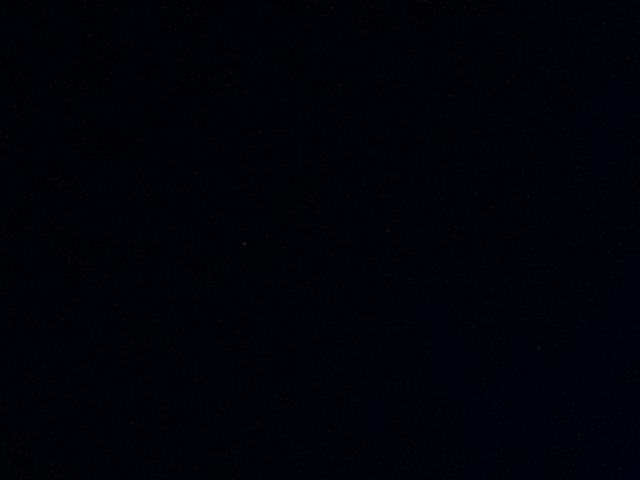
#> input picture test_images/still_01.jpg, 640 x 480 px, given in place of test_images, which was not available
$ python goal_vision.py ../test_images
#> lines starting #> are read from the running program, lines starting #| are printed output that depends on the picture
"""
goal_vision.py
==============
カメラ (Raspberry Pi Camera Module v2 / IMX219) の色検知によるゴール検知と、
超音波センサによる「0m ゴール到達」確認の判定ロジック。

TRC2027/sensor/goal_vision.py

━━━━━━━━━━━━━━━━━━━━━━━━━━━━━━━━━━━━━━━━━━━━━━━━━━━━━━━━
設計方針:
    * OpenCV (python3-opencv) があれば OpenCV 版、無ければ numpy 版で動く
      (backend="auto")。OpenCV 版は
        - 画素単位のモルフォロジー処理 + connectedComponentsWithStats で正確な領域抽出
        - 輪郭から形状 (縦長か・下が広いか・塗りつぶし率) を評価し、
          コーンらしくない赤 (赤い線・横長の赤い物体など) を除外
        - INTER_AREA 縮小 + ガウシアンぼかしでノイズに強い
      numpy 版は OpenCV が壊れている/未インストールの場合の保険
      (8x8 セル単位の近似ラベリング、形状評価なし)。
    * 色検知の手法は参考リポジトリを踏襲:
        - YutakaOkutani/cansat-system (lib/cone_detect.py):
            赤の HSV 2レンジ (H 0〜16 / 165〜179)、画面の明るさ (V の中央値)
            に応じて S/V 閾値を動かす適応閾値、占有率 + 画面端接触で近距離判定
        - FROM-THE-EARTH/F.T.E.15th (NSE2025/Re-Star-t/library/detect_corn.py):
            最大連結成分の重心 x (0〜1) で左右操舵、小さすぎる成分はノイズ除去、
            画面に対する面積比で「到達」判定
    * 0m 到達の最終判定はカメラだけで決めず、停止した状態で超音波を複数回
      測って中央値・ばらつきを見る (cansat-system mission/goal.py と同じ考え方)。
      判定ロジックは純粋関数 (judge_goal / judge_backoff / judge_after_push)
      にしてあり、実機なしでユニットテストできる。

単体実行 (画像ファイルに対して検知を試す):
    python3 sensor/goal_vision.py test_images/xxx.jpg --save-debug out.jpg
━━━━━━━━━━━━━━━━━━━━━━━━━━━━━━━━━━━━━━━━━━━━━━━━━━━━━━━━
"""

import math
import threading
import time
from dataclasses import dataclass, field

import numpy as np

# OpenCV は import だけで約 40MB 使う (Pi Zero 2 W 実測) ため、モジュール読み込み時には
# import せず、OpenCV 版の検知器を作るとき (= Phase5 開始時) に初めて読み込む。
cv2 = None


def load_cv2() -> bool:
    """OpenCV を (まだなら) import する。使えれば True。"""
    global cv2
    if cv2 is not None:
        return True
    try:
        import cv2 as _cv2
        cv2 = _cv2
        return True
    except Exception:      # 未インストール / 共有ライブラリ不足など
        return False

# ===========================================================================
# 色空間変換
# ===========================================================================

# [26 lines left out: function rgb_to_hsv_u8, not called in this run]


# ===========================================================================
# 検知結果
# ===========================================================================

@dataclass
class GoalDetection:
    detected: bool = False
    area_ratio: float = 0.0     # 採用した連結成分の画素数 / 全画素
    frame_ratio: float = 0.0    # 画面全体でゴール色と判定された画素の割合
    cx: float = 0.5             # 重心 x (0=左端, 1=右端)
    cy: float = 0.5             # 重心 y (0=上端, 1=下端)
    bbox: tuple = (0, 0, 0, 0)  # (x, y, w, h) [px, 処理画像上]
    edge_touch: int = 0         # bbox が接している画面の辺の数 (0〜4)
    is_near: bool = False       # 近距離 (超音波確認に入ってよい大きさ)
    is_contact: bool = False    # 画面を覆うほど大きい (接触寸前/接触)
    s_min: int = 0              # 実際に使った S 閾値
    v_min: int = 0              # 実際に使った V 閾値
    proc_ms: float = 0.0
    width: int = 0
    height: int = 0
    backend: str = ""
    shape_score: float = -1.0   # コーンらしさ 0〜1 (-1 = 未評価: numpy 版 / 近距離 / 小さすぎる)
    aspect: float = 0.0         # bbox の 高さ/幅
    n_candidates: int = 0       # 面積下限を超えた色領域の数

    # [4 lines left out: function offset, not called in this run]

    def summary(self) -> str:
        if not self.detected:
            return (f"det=0 frame={self.frame_ratio:.3f} "
                    f"S>={self.s_min} V>={self.v_min} {self.proc_ms:.0f}ms")
        shape = f" shape={self.shape_score:.2f}" if self.shape_score >= 0 else ""
        return (f"det=1 area={self.area_ratio:.3f} cx={self.cx:.2f} cy={self.cy:.2f} "
                f"edge={self.edge_touch} near={int(self.is_near)} contact={int(self.is_contact)}"
                f"{shape} S>={self.s_min} V>={self.v_min} {self.proc_ms:.0f}ms")


# ===========================================================================
# 色検知器
# ===========================================================================

# 赤 (OpenCV H スケール)。cansat-system の default_hsv_ranges を参考に、
# 茶色い土・枯れ草を拾いにくいよう上限を 12 に少し狭めている。
RED_HUE_RANGES = ((0, 12), (165, 179))


class ColorGoalDetector:
    """
    単色ゴール検知器 (backend="auto" | "cv2" | "numpy")。

    共通の色判定:
      2. HSV 変換 → 色相レンジ & S/V 閾値でマスク
         (adaptive_sv=True なら画面の明るさに応じて S/V 閾値を調整)
      3. red_margin / red_max_gb_ratio が指定されていれば
         R - max(G, B) >= red_margin かつ max(G, B) <= red_max_gb_ratio * R も要求
         (茶色の土・肌色・夕方の地面など「彩度はあるが赤くない」ものを除外。
          例: 土 RGB(100,60,40) は H≈10 で色相だけでは赤に入ってしまう)
    OpenCV 版 (_detect_cv2):
      4. オープン (点ノイズ除去) → クローズ (コーンの白帯・影で割れた領域をつなぐ)
      5. connectedComponentsWithStats で領域を列挙し、面積の大きい順に評価
      6. 遠〜中距離で画面端に触れていない領域は形状を評価し (_shape_score)、
         コーンらしくないもの (横長・下がすぼまる等) を除外。
         score = 面積 × (0.5 + 形状) で最良の領域を採用
    numpy 版 (_detect_numpy):
      4. cell×cell 画素のセルに区切り、ゴール色画素が cell_fill 以上のセルを
         ON とした粗いグリッドで 8 近傍ラベリング (点ノイズはセル単位で落ちる)
      5. 最大の連結成分を採用 (形状評価なし)
    どちらも 面積比・重心・bbox・画面端接触・近距離/接触 を返す。
    """

    def __init__(self,
                 hue_ranges=RED_HUE_RANGES,
                 s_min=100, v_min=70,
                 adaptive_sv=True,
                 red_margin=30,
                 red_max_gb_ratio=0.55,
                 work_width=320,
                 cell=8,
                 cell_fill=0.30,
                 min_area_ratio=0.0015,
                 near_area_ratio=0.20,
                 contact_area_ratio=0.55,
                 contact_edge_touch=2,
                 backend="auto",
                 shape_min_score=0.25,
                 shape_min_height_px=14,
                 max_candidates=5):
        self.hue_ranges = tuple(hue_ranges)
        self.s_min = int(s_min)
        self.v_min = int(v_min)
        self.adaptive_sv = adaptive_sv
        self.red_margin = red_margin
        self.red_max_gb_ratio = red_max_gb_ratio
        self.work_width = int(work_width)
        self.cell = int(cell)
        self.cell_fill = float(cell_fill)
        self.min_area_ratio = float(min_area_ratio)
        self.near_area_ratio = float(near_area_ratio)
        self.contact_area_ratio = float(contact_area_ratio)
        self.contact_edge_touch = int(contact_edge_touch)
        self.shape_min_score = float(shape_min_score)
        self.shape_min_height_px = int(shape_min_height_px)
        self.max_candidates = int(max_candidates)
        if backend == "auto":
            backend = "cv2" if load_cv2() else "numpy"
        if backend == "cv2" and not load_cv2():
            raise RuntimeError("backend='cv2' が指定されたが OpenCV (cv2) を import できない")
        if backend not in ("cv2", "numpy"):
            raise ValueError(f"unknown backend: {backend}")
        self.backend = backend
        self.last_mask = None
        if backend == "cv2":
            self._k_open = cv2.getStructuringElement(cv2.MORPH_ELLIPSE, (3, 3))
            self._k_close = cv2.getStructuringElement(cv2.MORPH_ELLIPSE, (7, 7))

    # ── 前処理 ────────────────────────────────────────────────────────
    def _downscale(self, rgb: np.ndarray) -> np.ndarray:
        h, w = rgb.shape[:2]
        if w > self.work_width:
            if self.backend == "cv2":
                nh = max(1, int(round(h * self.work_width / w)))
                return cv2.resize(rgb, (self.work_width, nh), interpolation=cv2.INTER_AREA)
            step = int(np.ceil(w / self.work_width))
            rgb = rgb[::step, ::step]
        return rgb

    def _thresholds(self, v: np.ndarray):
        """cansat-system の __adaptive_sv_threshold と同じ式 (基準値だけ可変)。
        明るい画面 (晴天) ほど閾値を下げ、暗い画面ほど上げる。"""
        if not self.adaptive_sv:
            return self.s_min, self.v_min
        v_med = float(np.median(v))
        s_min = int(np.clip(self.s_min - 10 - 0.20 * (v_med - 120.0), 55.0, 130.0))
        v_min = int(np.clip(self.v_min - 5 - 0.25 * (v_med - 120.0), 35.0, 95.0))
        return s_min, v_min

    def color_mask(self, rgb: np.ndarray):
        """ゴール色の 2 値マスク (bool, HxW) と使った閾値を返す。"""
        if self.backend == "cv2":
            hsv = cv2.cvtColor(cv2.GaussianBlur(rgb, (3, 3), 0), cv2.COLOR_RGB2HSV)
            h, s, v = hsv[..., 0], hsv[..., 1], hsv[..., 2]
        else:
            h, s, v = rgb_to_hsv_u8(rgb)
        s_min, v_min = self._thresholds(v)
        hue_ok = np.zeros(h.shape, dtype=bool)
        for lo, hi in self.hue_ranges:
            hue_ok |= (h >= lo) & (h <= hi)
        mask = hue_ok & (s >= s_min) & (v >= v_min)
        if self.red_margin is not None or self.red_max_gb_ratio is not None:
            px = rgb.astype(np.int16)
            r = px[..., 0]
            gb = np.maximum(px[..., 1], px[..., 2])
            if self.red_margin is not None:
                mask &= (r - gb) >= self.red_margin
            if self.red_max_gb_ratio is not None:
                mask &= gb * 100 <= r * int(round(self.red_max_gb_ratio * 100))
        return mask, s_min, v_min

    # ── 連結成分 (粗いグリッド上) ─────────────────────────────────────
    # [30 lines left out: function _label_largest, not called in this run]

    # ── メイン ────────────────────────────────────────────────────────
    def detect(self, rgb: np.ndarray) -> GoalDetection:
        t0 = time.perf_counter()
        if rgb is None or rgb.ndim != 3 or rgb.shape[2] < 3:
            return GoalDetection(backend=self.backend)
        rgb = self._downscale(np.ascontiguousarray(rgb[..., :3]))
        H, W = rgb.shape[:2]
        mask, s_min, v_min = self.color_mask(rgb)
        res = GoalDetection(s_min=s_min, v_min=v_min, width=W, height=H, backend=self.backend)
        if self.backend == "cv2":
            self._detect_cv2(mask, res)
        else:
            self.last_mask = mask
            res.frame_ratio = float(mask.sum()) / float(H * W)
            self._detect_numpy(mask, res)
        res.proc_ms = (time.perf_counter() - t0) * 1000.0
        return res

    # [39 lines left out: functions _set_flags, _shape_score, not called in this run]

    def _detect_cv2(self, mask: np.ndarray, res: GoalDetection):
        H, W = mask.shape
        total = float(H * W)
        m = mask.astype(np.uint8) * 255
        m = cv2.morphologyEx(m, cv2.MORPH_OPEN, self._k_open)
        m = cv2.morphologyEx(m, cv2.MORPH_CLOSE, self._k_close)
        self.last_mask = m > 0
        res.frame_ratio = float(np.count_nonzero(m)) / total

        n, labels, stats, cents = cv2.connectedComponentsWithStats(m, connectivity=8)
        if n <= 1:
            return
        areas = stats[1:, cv2.CC_STAT_AREA]
        order = np.argsort(areas)[::-1] + 1
        min_px = self.min_area_ratio * total
        best = None
        for idx in order[:self.max_candidates]:
            area = int(stats[idx, cv2.CC_STAT_AREA])
            if area < min_px:
                break
            res.n_candidates += 1
            x, y, w, h = (int(stats[idx, k]) for k in (cv2.CC_STAT_LEFT, cv2.CC_STAT_TOP,
                                                       cv2.CC_STAT_WIDTH, cv2.CC_STAT_HEIGHT))
            edge = int(x == 0) + int(y == 0) + int(x + w >= W) + int(y + h >= H)
            area_ratio = area / total
            shape, aspect = -1.0, h / max(w, 1)
            # 近距離・画面端で切れている・小さすぎる領域は形がわからないので評価しない
            if area_ratio < self.near_area_ratio and edge == 0 and h >= self.shape_min_height_px:
                comp = (labels[y:y + h, x:x + w] == idx)
                shape, aspect = self._shape_score(comp)
                if shape < self.shape_min_score:
                    continue
            score = area * (0.5 + (shape if shape >= 0 else 0.5))
            if best is None or score > best[0]:
                best = (score, idx, area_ratio, (x, y, w, h), edge, shape, aspect)
        if best is None:
            return
        _, idx, area_ratio, bbox, edge, shape, aspect = best
        res.detected = True
        res.area_ratio = area_ratio
        res.cx = float(cents[idx][0]) / W
        res.cy = float(cents[idx][1]) / H
        res.bbox = bbox
        res.edge_touch = edge
        res.shape_score = shape
        res.aspect = aspect
        self._set_flags(res)

    # ── numpy 版 (OpenCV が無いときの保険) ────────────────────────────
    # [30 lines left out: function _detect_numpy, not called in this run]


# ===========================================================================
# 操舵判断 (F.T.E.15th の 0.4 / 0.6 不感帯方式を比例パルス化)
# ===========================================================================

def decide_steer(det: GoalDetection, center_tol=0.10,
                 turn_min_sec=0.08, turn_gain_sec=0.6, turn_max_sec=0.30,
                 fwd_far_sec=0.8, fwd_near_sec=0.25):
    """
    検知結果から次に出す 1 パルス分のモータ指令を決める。
    戻り値: (動作 "LEFT" / "RIGHT" / "FORWARD" / "NONE", パルス秒数)
      * |offset| > center_tol → ずれに比例した長さだけその場旋回
      * 中央に捉えていれば前進 (近いほど短いパルスで慎重に)
    """
    if not det.detected:
        return "NONE", 0.0
    off = det.offset
    if abs(off) > center_tol:
        sec = min(turn_max_sec, turn_min_sec + turn_gain_sec * (abs(off) - center_tol))
        return ("RIGHT" if off > 0 else "LEFT"), sec
    return "FORWARD", (fwd_near_sec if det.is_near else fwd_far_sec)


# ===========================================================================
# 超音波によるゴール確認
# ===========================================================================

@dataclass
class SonarSummary:
    n_total: int = 0
    n_valid: int = 0
    median: float = None    # 有効値の中央値 [m] (有効値なしなら None)
    spread: float = None    # 有効値の max - min [m]
    values: list = field(default_factory=list)

    # [17 lines left out: functions summary, summarize_sonar, not called in this run]


@dataclass
class GoalCheckConfig:
    goal_dist_m: float = 0.08        # 超音波がこれ以下 → 0m 直前 (センサの取り付け位置に合わせて調整)
    min_valid: int = 3               # 有効サンプル数の下限
    max_spread_m: float = 0.05       # 有効サンプルのばらつき上限
    backoff_confirm_dist_m: float = 0.20  # 後退して測り直したときにこれ以下なら「目の前にゴールがある」
    push_tolerance_m: float = 0.05   # 最終押し込み後、goal_dist_m + これ を超えたらゴールが動いた/外れた


# [59 lines left out: functions judge_goal, judge_backoff, judge_after_push, not called in this run]


# ===========================================================================
# 画像入出力 (PIL)
# ===========================================================================

def load_image_rgb(path) -> np.ndarray:
#> called with path = '../test_images'
    from PIL import Image
    with Image.open(path) as im:
#> im is the input picture: PIL image 640x480 RGB; mean R, G, B 0.3, 1.6, 7.5
        return np.asarray(im.convert("RGB"))


# [14 lines left out: function save_rgb_jpeg, not called in this run]


# ===========================================================================
# カメラ (Picamera2)
# ===========================================================================

class PiCameraCapture:
    """
    Picamera2 で 1 枚ずつ RGB 配列を取得する薄いラッパ。
      * main の解像度は小さく (既定 320x240) してメモリと処理時間を節約
      * full_fov=True なら IMX219 の 1640x1232 (2x2 ビニング, 全画角) センサモードを
        要求する。何も指定しないと 640x480 モード (中央クロップで画角が狭い) が
        選ばれ、ゴールを画角に入れにくくなるため。
      * Picamera2 の "RGB888" は配列上 B,G,R の順で並ぶため、RGB に並べ替えて返す
        (色が入れ替わって見える場合は swap_rb=True)。
      * 取り付けが上下逆なら rotate180=True。
    """

    # [79 lines left out: functions __init__, start, capture_rgb, close, not called in this run]


# ===========================================================================
# Phase4 用: 走行中にゴールを見張る (ConeWatcher) / ゴールと確定する (ConeLock)
# ===========================================================================

HFOV_DEG = 62.2   # IMX219 全画角モードの水平画角 [deg]


# [4 lines left out: function image_bearing_deg, not called in this run]


class ConeWatcher:
    """
    カメラで撮影 → 検知 を interval 秒ごとに繰り返し、最新の検知結果を保持する。
    threaded=True (本番) なら別スレッドで回し、Phase4 の制御ループ (0.1 秒周期)
    を止めない。threaded=False (テスト) なら latest() を呼んだときに必要なら撮影する。
    """

    # [59 lines left out: functions __init__, _shoot, _loop, start, latest, stop, not called in this run]

    def close(self):
        self.stop()
        self.camera.close()


class ConeLock:
    """
    Phase4 の走行中に見えた赤い物を「ゴール」と確定してよいかを判断する。
      * confirm_frames 枚続けて見えている
      * 連続するフレームで、地図上の方向 (機体方位 + 画面上の方向) が
        consistency_deg 以内でそろっている (一瞬の誤検知や別々の物を弾く)
      * GPS 上の距離が gps_check_min_dist_m より遠いときは、GPS の目標方位とも
        gps_bearing_tol_deg 以内で合っている (遠くの無関係な赤い物を弾く)。
        近くでは GPS の方位が当てにならないので確認しない。
    """

    # [11 lines left out: function __init__, not called in this run]

    def reset(self):
        self.count = 0
        self.last_world_bearing = None

    # [28 lines left out: function update, not called in this run]


# ===========================================================================
# 単体実行: 画像ファイルに対して検知
# ===========================================================================

if __name__ == "__main__":
    import argparse
    ap = argparse.ArgumentParser(description="画像ファイルに対してゴール色検知を実行する")
    ap.add_argument("images", nargs="+")
    ap.add_argument("--save-debug", help="1枚目の検知結果を描き込んだ画像の保存先")
    ap.add_argument("--save-mask", help="1枚目のマスク画像の保存先")
    args = ap.parse_args()
    det_obj = ColorGoalDetector()
    for i, p in enumerate(args.images):
        img = load_image_rgb(p)
        r = det_obj.detect(img)
#> in color_mask, `hsv = cv2.cvtColor(cv2.GaussianBlur(rgb, (3, 3), 0), cv2.COLOR_RGB2HSV)`: hsv: shape (240, 320, 3); mean H, S, V 113.9, 244.2, 7.7
#> in color_mask, `h, s, v = hsv[..., 0], hsv[..., 1], hsv[..., 2]`:
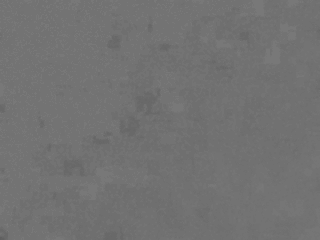
#> h: shape (240, 320); min 96, max 125, mean 113.9
#> in color_mask, `h, s, v = hsv[..., 0], hsv[..., 1], hsv[..., 2]`:
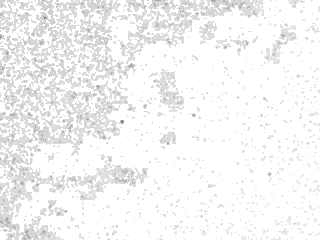
#> s: shape (240, 320); min 109, max 255, mean 244.2
#> in color_mask, `h, s, v = hsv[..., 0], hsv[..., 1], hsv[..., 2]`:
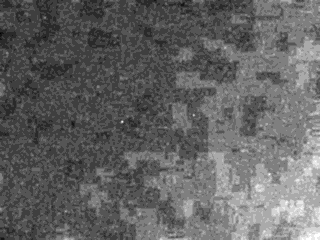
#> v: shape (240, 320); min 3, max 15, mean 7.69; drawn with min black and max white
#> in _thresholds, `v_med = float(np.median(v))`: v_med = 7
#> in _thresholds, `s_min = int(np.clip(self.s_min - 10 - 0.20 * (v_med - 120.0), 55.0, 13..`: s_min = 112
#> in _thresholds, `v_min = int(np.clip(self.v_min - 5 - 0.25 * (v_med - 120.0), 35.0, 95...`: v_min = 93
#> in color_mask, `s_min, v_min = self._thresholds(v)`: s_min = 112; v_min = 93
#> in color_mask, `px = rgb.astype(np.int16)`:
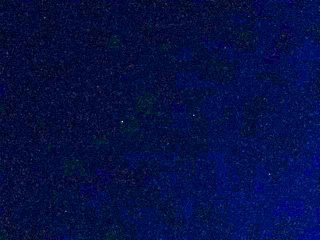
#> px: shape (240, 320, 3) int16; mean of channels 0, 1, 2 0.3, 1.8, 7.7; drawn with min black and max white
#> in color_mask, `r = px[..., 0]`:
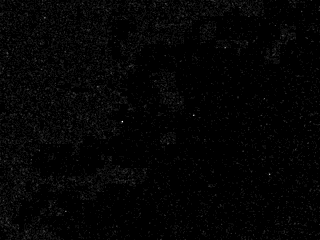
#> r: shape (240, 320) int16; min 0, max 21, mean 0.3; drawn with min black and max white
#> in color_mask, `gb = np.maximum(px[..., 1], px[..., 2])`:
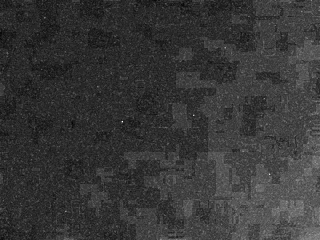
#> gb: shape (240, 320) int16; min 2, max 28, mean 7.7; drawn with min black and max white
#> in detect, `mask, s_min, v_min = self.color_mask(rgb)`: s_min = 112; v_min = 93
#> in _detect_cv2, `res.frame_ratio = float(np.count_nonzero(m)) / total`: res.frame_ratio = 0
#> in _detect_cv2, `n, labels, stats, cents = cv2.connectedComponentsWithStats(m, connecti..`: labels: shape (240, 320) int32; every value is 0
#> in _detect_cv2, `n, labels, stats, cents = cv2.connectedComponentsWithStats(m, connecti..`: n = 1; stats = [[0, 0, 320, 240, 76800]]; cents = [[159.5, 119.5]]
        print(f"{p}: shape={img.shape} → {r.summary()} steer={decide_steer(r)}")
#| ../test_images: shape=(480, 640, 3) → det=0 frame=0.000 S>=112 V>=93 84ms steer=('NONE', 0.0)
        if i == 0 and args.save_debug:
            save_rgb_jpeg(img, args.save_debug, r)
        if i == 0 and args.save_mask:
            from PIL import Image
            Image.fromarray((det_obj.last_mask * 255).astype(np.uint8)).save(args.save_mask)
